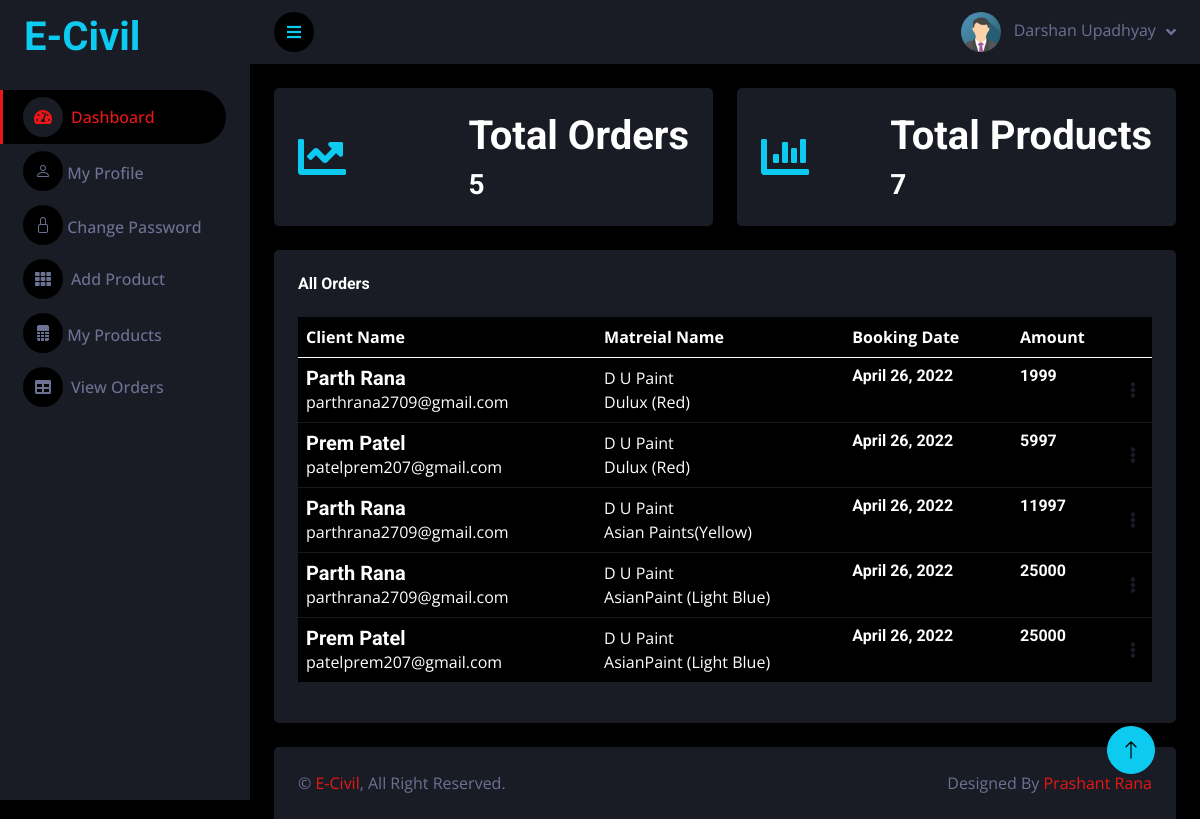
The page /seller/Index/ (signed in) on the database its author committed.
### seller/models.py (models this page shows, shortened)
class User(models.Model):
    fname = models.CharField(max_length=100)
    lname = models.CharField(max_length=100)
    email = models.EmailField(unique=True)
    mobile = models.CharField(max_length=15)
    password = models.CharField(max_length=100)
    pic = models.FileField(upload_to='Profile_Pic',default='avtar.png')
    cou = [('India','India')]
    sta = [('Gujarat','Gujarat'),('Goa','Goa'),('Delhi','Delhi'),('Rajasthan','Rajasthan'),]
    address = models.TextField(null=True,blank=True)
    country = models.CharField(max_length=10,blank=True,null=True)
    state = models.CharField(max_length=10,blank=True,null=True)
    district = models.CharField(max_length=20,blank=True,null=True)
    pincode = models.CharField(max_length=20,blank=True,null=True)
    aadhar = models.CharField(max_length=15,blank=True,null=True)
    aadharpic = models.FileField(upload_to='AadharPic',blank=True,null=True)
    pic = models.FileField(upload_to='profile',default='avtar.png')

class Service(models.Model):
    mat = [('Cement','Cement'),('Plumbing','Plumbing'),('Painting','Painting'),('Furniture','Furniture'),('TextTile','TextTile')]
    cntry = [('India','India')]
    stat = [('Gujarat','Gujarat'),('Goa','Goa'),('Delhi','Delhi'),('Rajsthan','Rajsthan')]
    provider = models.ForeignKey(User,on_delete=models.CASCADE)
    shopname = models.CharField(max_length=100,null=True,blank=True)
    typematerial = models.CharField(max_length=100, choices=mat)
    country = models.CharField(max_length=10,null=True,blank=True,choices=cntry)
    state = models.CharField(max_length=10,null=True,blank=True,choices=stat)
    district = models.CharField(max_length=100,null=True,blank=True)
    pincode = models.CharField(max_length=100,null=True,blank=True)
    mname = models.CharField(max_length=100,null=True,blank=True)
    mimage = models.FileField(upload_to='materialimage',blank=True,null=True)
    price = models.IntegerField(blank=True,null=True)
    weights = models.IntegerField(blank=True,null=True)
    nomc = models.IntegerField(blank=True,null=True)
    proddesc = models.TextField(null=True,blank=True)
    acitive = models.BooleanField(default=True)
    status = models.BooleanField(default=False)
    action = models.BooleanField(default=False)
    sta = models.BooleanField(default=False)
    act = models.BooleanField(default=False)

### client/models.py (models this page shows, shortened)
class Booking(models.Model):
    service = models.ForeignKey(Service,on_delete=models.CASCADE)
    client = models.ForeignKey(ClientUser,on_delete=models.CASCADE)
    book_date = models.DateField(null=True,blank=True)
    amount = models.IntegerField(default=0)
    pay_id = models.CharField(max_length=30,null=True,blank=True)
    verify = models.BooleanField(default=False)
    pay_at = models.DateTimeField(auto_now_add = True)
    quantity = models.IntegerField(default=0)
    address = models.TextField(null=True,blank=True)
    status = models.BooleanField(default=False)
    action = models.BooleanField(default=False)
    sta = models.BooleanField(default=False)
    act = models.BooleanField(default=False)
    st = models.BooleanField(default=False)
    ac = models.BooleanField(default=False)

class ClientUser(models.Model):
    fname = models.CharField(max_length=100)
    lname = models.CharField(max_length=100)
    email = models.EmailField(unique=True)
    mobile = models.CharField(max_length=100)
    password = models.CharField(max_length=100)
    address = models.TextField()
    pic = models.FileField(upload_to='Clientprofile',default='avtar.png')
    country = models.CharField(max_length=10)
    state = models.CharField(max_length=10)
    district = models.CharField(max_length=20)
    pincode = models.CharField(max_length=20)

### seller/views.py (the view)
# urls.py: path('', views.client_index,name='client-index'),
def index(request):
    try:
        uid = User.objects.get(email=request.session['email'])
        orders = Booking.objects.filter(service__provider = uid,verify=True)
        count = 0
        for i in orders:
            count = count+1
        services = Service.objects.filter(provider=uid)
        scount = 0
        for j in services:
            scount = scount+1
        bookings = Booking.objects.filter(service__provider = uid,verify=True)[:5:-1]
        return render(request,'index.html',{'uid':uid,'count':count,'scount':scount,'bookings':bookings})
    except:
        return render(request,'signin.html',{'msg':'Session has expired'})

### seller/templates/index.html (shortened to what this page needs)
{% extends 'blank.html' %}
{% load static %}
{% block dash %}
                    <a href="{% url 'index' %}" class="nav-item nav-link active"><i class="fa fa-tachometer-alt me-2"></i>Dashboard</a>
                    {% endblock %}
{% block content %}
            <div class="container-fluid pt-4 px-4">
                <div class="row g-4">
                    <div class="col-sm-6 col-xl-6">
                        <div class="bg-secondary rounded d-flex align-items-center justify-content-between p-4">
                            <i class="fa fa-chart-line fa-3x text-info"></i>
                            <div class="ms-3">
                                <h1 class="mb-2">Total Orders</h1>
                                <h3 class="mb-0">{{count}}</h3>
                            </div>
                        </div>
                    </div>
                    <div class="col-sm-6 col-xl-6">
                        <div class="bg-secondary rounded d-flex align-items-center justify-content-between p-4">
                            <i class="fa fa-chart-bar fa-3x text-info"></i>
                            <div class="ms-3">
                                <h1 class="mb-2">Total Products</h1>
                                <h3 class="mb-0">{{scount}}</h3>
                            </div>
                        </div>
                    </div>
                </div>
            </div>
            <div class="container-fluid pt-4 px-4">
                <div class="row g-4">
                    <div class="col-sm-12 col-xl-12">
                        <div class="bg-secondary rounded h-100 p-4">
                            <h6 class="mb-4">All Orders</h6>
                            <table class="table table-dark">
                                <thead>
                                    <tr>
                                        <th scope="col">Client Name</th>
                                        <th scope="col">Matreial Name</th>
                                        <th scope="col">Booking Date</th>
                                        <th scope="col">Amount</th>
                                        <th scope="col"></th>
                                    </tr>
                                </thead>
                                <tbody>
                                  {% for one in bookings %}
                                    <tr>
                                        <td>
                                            <div class="d-flex flex-column justify-content-center">
                                                <h5 class="mb-0 text-sm">{{one.client.fname}} {{one.client.lname}}</h5>
                                            <p class="mb-0 text-sm">{{one.client.email}}</p>
                                            </div>
                                        </td>
                                        <td>
                                            <div class="d-flex flex-column justify-content-center">
                                              <p class="text-xs font-weight-bold mb-0">{{one.service.shopname}}</p>
                                              <p class="mb-0 text-sm">{{one.service.mname}}</p>
                                            </div>
                                        </td>
                                        <td>
                                            <div class="d-flex flex-column justify-content-center">
                                                <h6 class="mb-0 text-sm">{{one.book_date}}</h6>
                                            </div>
                                        </td>
                                        <td>
                                            <div class="d-flex flex-column justify-content-center">
                                                <h6 class="mb-0 text-sm">{{one.amount}}</h6>
                                            </div>
                                        </td>
                                        <td class="align-middle">
                                          <a class="cursor-pointer" id="dropdownTable" data-bs-toggle="dropdown" aria-expanded="false">
                                            <i class="fa fa-ellipsis-v text-secondary"></i>
                                          </a>
                                        </td>
                                    </tr>
                                {% endfor %}
                                </tbody>
                            </table>
                        </div>
                    </div>
                </div>
            </div>
{% endblock %}

### seller/templates/blank.html (shortened to what this page needs)
{% load static %}
<!DOCTYPE html>
<html lang="en">
<head>
    <link href="https://cdnjs.cloudflare.com/ajax/libs/font-awesome/5.10.0/css/all.min.css" rel="stylesheet">
    <link href="https://cdn.jsdelivr.net/npm/bootstrap-icons@1.4.1/font/bootstrap-icons.css" rel="stylesheet">
    <link href="{% static 'lib/owlcarousel/owl.carousel.min.css' %}" rel="stylesheet">
    <link href="{% static 'lib/tempusdominus/css/tempusdominus-bootstrap-4.min.css' %}" rel="stylesheet" />
    <link href="{% static 'css/bootstrap.min.css' %}" rel="stylesheet">
    <link href="{% static 'css/style.css' %}" rel="stylesheet">
</head>
<body>
    <div class="container-fluid position-relative d-flex p-0">
        <div class="sidebar pe-4 pb-3">
            <nav class="navbar bg-secondary navbar-dark">
                <a href="{% url 'index' %}" class="navbar-brand mx-4 mb-3">
                    <h1 class="text-info">E-Civil</h1>
                </a>
                <div class="navbar-nav w-100">
                    {% block dash %}{% endblock %}
                    {% block profile %}
                    <a href="{% url 'profile' %}" class="nav-item nav-link"><i class="bi bi-person"></i>   My Profile</a>
                    {% endblock %}
                    {% block change %}
                    <a href="{% url 'changepswd' %}" class="nav-item nav-link"><i class="bi bi-lock"></i>
                        Change Password</a>
                    {% endblock %}
                    {% block service %}
                    <a href="{% url 'service' %}" class="nav-item nav-link"><i class="fa fa-th me-2"></i>Add Product</a>
                    {% endblock %}
                    {% block my %}
                    <a href="{% url 'myservice' %}" class="nav-item nav-link"><i class="bi bi-file-spreadsheet-fill"></i>           My Products</a>
                    {% endblock %}
                    {% block order %}
                    <a href="{% url 'view-client-booking' %}" class="nav-item nav-link"><i class="fa fa-table me-2"></i>View Orders</a>
                    {% endblock %}
                </div>
            </nav>
        </div>
        <div class="content">
            <nav class="navbar navbar-expand bg-secondary navbar-dark sticky-top px-4 py-0">
                <a href="#" class="sidebar-toggler flex-shrink-0" style="color: #0dcaf0;">
                    <i class="fa fa-bars"></i>
                </a>
                <div class="navbar-nav align-items-center ms-auto">
                    <div class="nav-item dropdown">
                        <a href="#" class="nav-link dropdown-toggle" data-bs-toggle="dropdown">
                            <img class="rounded-circle me-lg-2" src="{{uid.pic.url}}" alt="" style="width: 40px; height: 40px;">
                            <span class="d-none d-lg-inline-flex">{{uid.fname}} {{uid.lname}}</span>
                        </a>
                    </div>
                </div>
            </nav>
{% block content %}
{% endblock %}
            <div class="container-fluid pt-4 px-4">
                <div class="bg-secondary rounded-top p-4">
                    <div class="row">
                        <div class="col-12 col-sm-6 text-center text-sm-start">
                            &copy; <a href="{% url 'client_index' %}">E-Civil</a>, All Right Reserved.
                        </div>
                        <div class="col-12 col-sm-6 text-center text-sm-end">
                            Designed By <a href="">Prashant Rana</a>
                        </div>
                    </div>
                </div>
            </div>
        </div>
        <a href="#" class="btn btn-lg btn-info btn-lg-square back-to-top"><i class="bi bi-arrow-up"></i></a>
    </div>
</body>
</html>

### seller/static/css/style.css (style rules this page uses)
:root { --primary: #EB1616; --secondary: #191C24; --light: #6C7293; --dark: #000000; }
.back-to-top { position: fixed; display: none; right: 45px; bottom: 45px; z-index: 99; }
.btn { transition: .5s; }
.btn-lg-square { width: 48px; height: 48px; }
.btn-square, .btn-sm-square, .btn-lg-square { padding: 0; display: inline-flex; align-items: center; justify-content: center; font-weight: normal; border-radius: 50px; }
.sidebar { position: fixed; top: 0; left: 0; bottom: 0; width: 250px; height: 100vh; overflow-y: auto; background: var(--secondary); transition: 0.5s; z-index: 999; }
.content { margin-left: 250px; min-height: 100vh; background: var(--dark); transition: 0.5s; }
@media (min-width: 992px) { .sidebar { margin-left: 0; } }
@media (min-width: 992px) { .content { width: calc(100% - 250px); } }
.sidebar .navbar .navbar-nav .nav-link { padding: 7px 20px; color: var(--light); font-weight: 500; border-left: 3px solid var(--secondary); border-radius: 0 30px 30px 0; outline: none; }
.sidebar .navbar .navbar-nav .nav-link:hover, .sidebar .navbar .navbar-nav .nav-link.active { color: var(--primary); background: var(--dark); border-color: var(--primary); }
.sidebar .navbar .navbar-nav .nav-link i { width: 40px; height: 40px; display: inline-flex; align-items: center; justify-content: center; background: var(--dark); border-radius: 40px; }
.sidebar .navbar .navbar-nav .nav-link:hover i, .sidebar .navbar .navbar-nav .nav-link.active i { background: var(--secondary); }
.content .navbar .navbar-nav .nav-link { margin-left: 25px; padding: 12px 0; color: var(--light); outline: none; }
.content .navbar .sidebar-toggler, .content .navbar .navbar-nav .nav-link i { width: 40px; height: 40px; display: inline-flex; align-items: center; justify-content: center; background: var(--dark); border-radius: 40px; }
.content .navbar .dropdown-toggle::after { margin-left: 6px; vertical-align: middle; border: none; content: "\f107"; font-family: "Font Awesome 5 Free"; font-weight: 900; transition: .5s; }

### rows shown on the page
User: pic (picture), fname "Darshan", lname "Upadhyay"
Booking: client.fname "Parth", client.lname "Rana", client.email "parthrana2709@gmail.com", service.shopname "D U Paint", service.mname "Dulux (Red)", book_date "April 26, 2022", amount "1999"
Booking: client.fname "Prem", client.lname "Patel", client.email "patelprem207@gmail.com", service.shopname "D U Paint", service.mname "Dulux (Red)", book_date "April 26, 2022", amount "5997"
Booking: client.fname "Parth", client.lname "Rana", client.email "parthrana2709@gmail.com", service.shopname "D U Paint", service.mname "Asian Paints(Yellow)", book_date "April 26, 2022", amount "11997"
Booking: client.fname "Parth", client.lname "Rana", client.email "parthrana2709@gmail.com", service.shopname "D U Paint", service.mname "AsianPaint (Light Blue)", book_date "April 26, 2022", amount "25000"
Booking: client.fname "Prem", client.lname "Patel", client.email "patelprem207@gmail.com", service.shopname "D U Paint", service.mname "AsianPaint (Light Blue)", book_date "April 26, 2022", amount "25000"

### other values the page prints
{{ count }} "5"
{{ scount }} "7"
